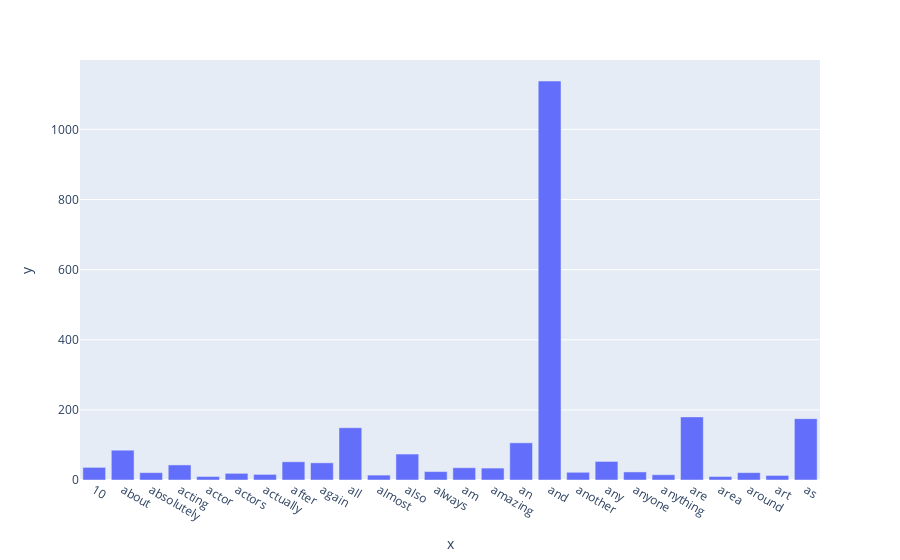

The notebook cell this image was saved under:
### Markdown cell above
畫圖

### Code cell
show_list = []
for i in range(300):
    if term_frequencies[i] > 9:
        show_list.append(i)

import plotly.express as px
fig = px.bar(data_frame=[term_frequencies[i] for i in show_list], 
             x=[count_vect.get_feature_names_out()[i]for i in show_list], 
             y=[term_frequencies[i] for i in show_list])
fig.show()

### Figure 1 — Plotly figure (JSON) as saved in the notebook; plotly's stock layout.template omitted (floating-point values rounded to 4 significant figures)
{"data": [{"alignmentgroup": "True", "hovertemplate": "x=%{x}<br>y=%{y}<extra></extra>", "legendgroup": "", "marker": {"color": "#636efa", "pattern": {"shape": ""}}, "name": "", "offsetgroup": "", "orientation": "v", "showlegend": false, "textposition": "auto", "type": "bar", "x": ["10", "about", "absolutely", "acting", "actor", "actors", "actually", "after", "again", "all", "almost", "also", "always", "am", "amazing", "an", "and", "another", "any", "anyone", "anything", "are", "area", "around", "art", "as"], "xaxis": "x", "y": [36, 85, 21, 43, 10, 19, 16, 52, 49, 149, 14, 74, 24, 35, 34, 106, 1138, 22, 53, 23, 15, 180, 10, 21, 13, 175], "yaxis": "y"}], "layout": {"barmode": "relative", "legend": {"tracegroupgap": 0}, "margin": {"t": 60}, "xaxis": {"anchor": "y", "domain": [0, 1], "title": {"text": "x"}}, "yaxis": {"anchor": "x", "domain": [0, 1], "title": {"text": "y"}}}}
